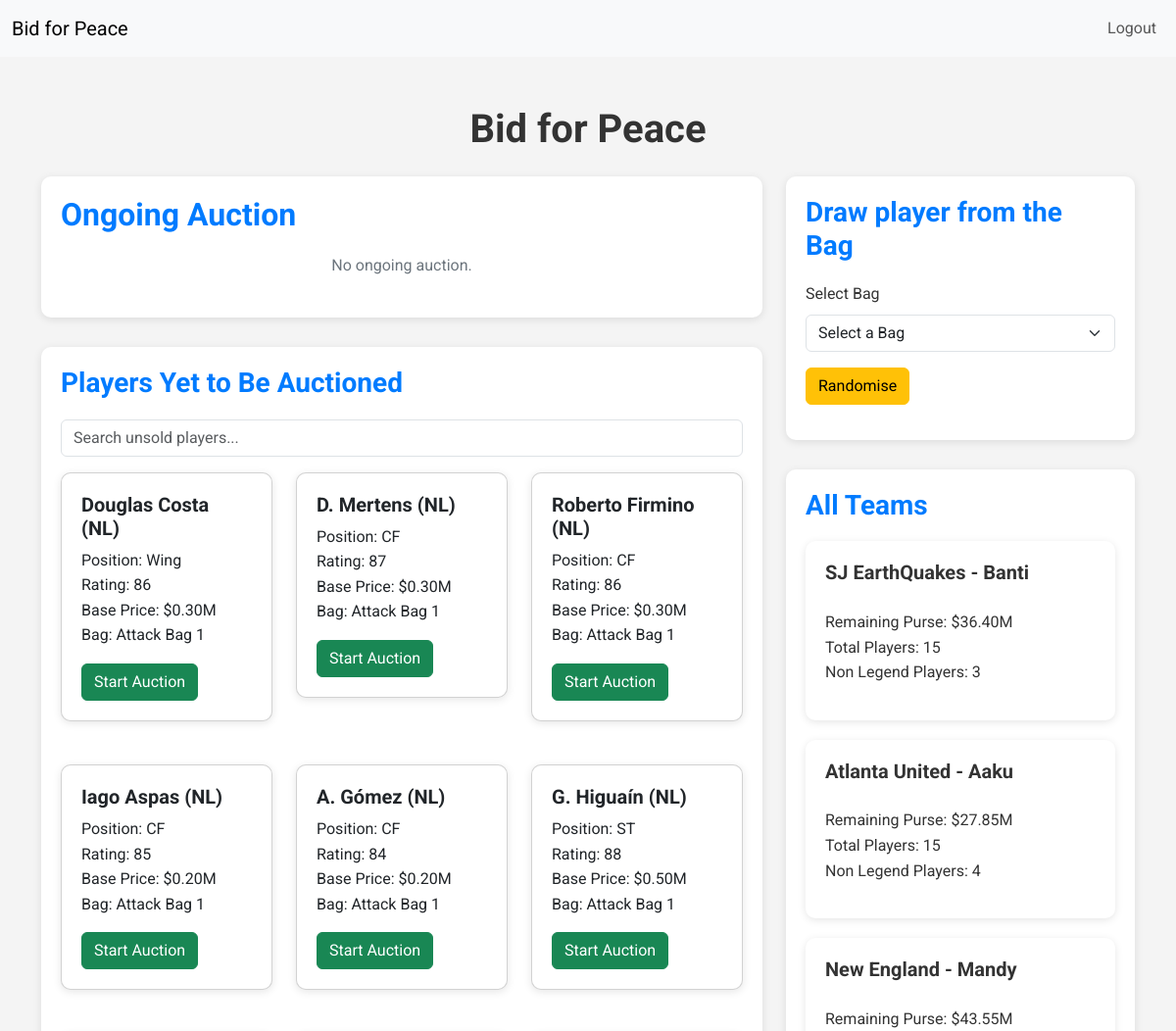
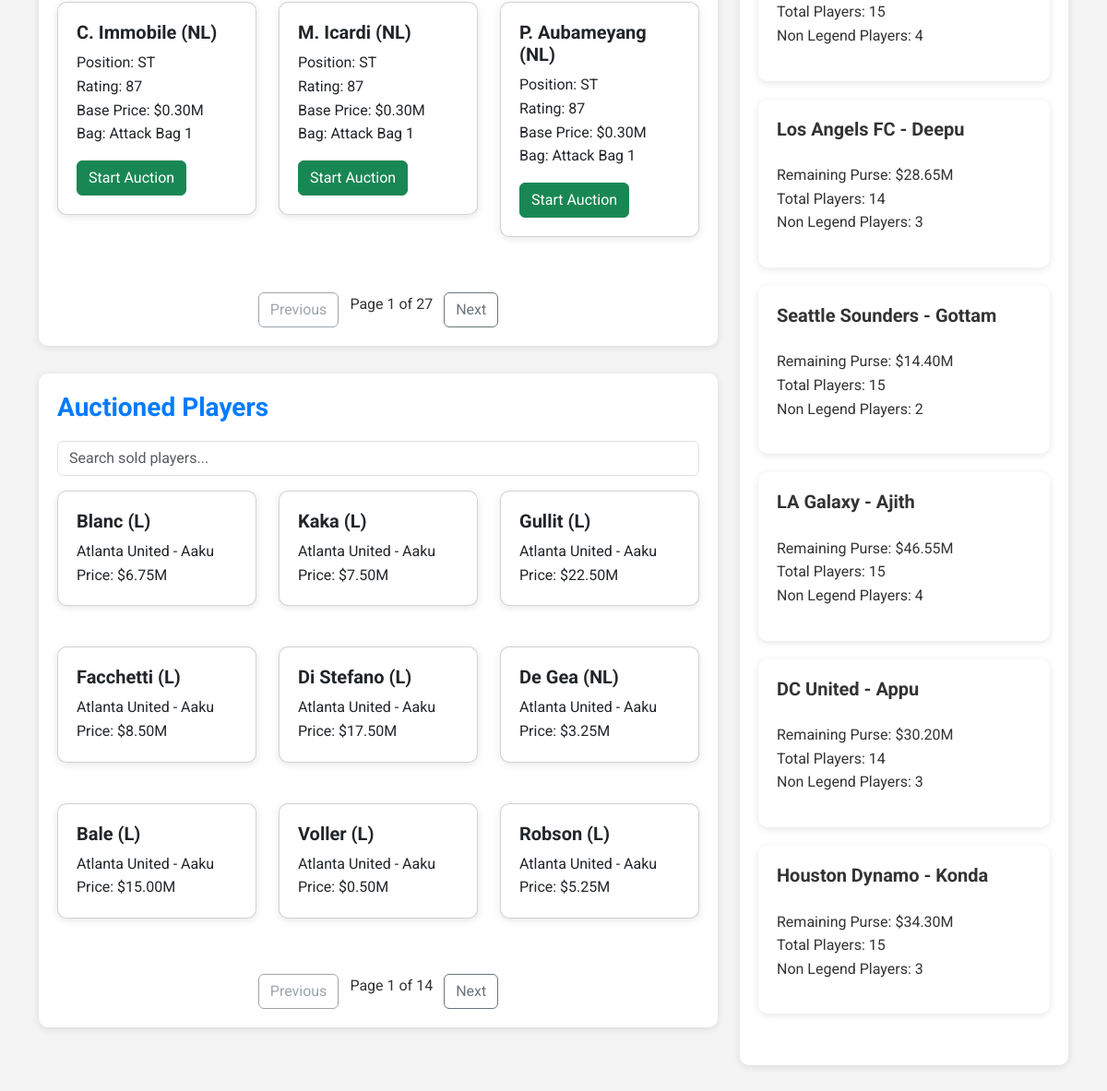
Page /admin_auction/ (signed in) on the committed database (2 pictures, top to bottom).
### auction/models.py (models this page shows, shortened)
class Player(models.Model):
    name = models.CharField(max_length=50)
    position = models.CharField(max_length=10, default="")
    rating = models.DecimalField(max_digits=4, decimal_places=0, default=0)
    bag = models.CharField(max_length=10, default="")
    legend = models.BooleanField(default=False)
    description = models.CharField(max_length=100, default="")
    base_price = models.DecimalField(max_digits=10, decimal_places=2)

### auction/views.py (the view)
# urls.py: path('admin_auction/', admin_auction_view, name='admin_auction_view'),
@login_required
def admin_auction_view(request):
    if not request.user.is_staff:
        return redirect('user_auction_view')
    all_players = Player.objects.all()
    sold_players = Sale.objects.filter(is_sold=True)
    unsold_players = all_players.exclude(id__in=sold_players.values_list('player_id', flat=True))
    ongoing_player = Sale.objects.filter(is_sold=False).first()
    teams = Team.objects.all()
    team_data = {}
    for team in teams:
        total_spent = Sale.objects.filter(team=team, is_sold=True).aggregate(Sum('price'))['price__sum'] or 0
        remaining_purse = team.purse - total_spent
        team_players = Sale.objects.filter(team=team, is_sold=True)
        total_players = team_players.count() or 0
        non_legend_players = team_players.filter(player__legend=False).count() or 0
        team_data[team.name] = {
            'remaining_purse': remaining_purse,
            'total_players': total_players,
            'non_legend_players': non_legend_players
        }
    bids = []
    if ongoing_player:
        bids = Bid.objects.filter(player=ongoing_player.player).order_by('-price')
    return render(request, 'auction/admin_auction.html', {
        'sold_players': sold_players,
        'unsold_players': unsold_players,
        'ongoing_player': ongoing_player.player if ongoing_player else None,
        'bids': bids,
        'team_data': team_data
    })

### auction/templates/auction/admin_auction.html (shortened to what this page needs)
<!DOCTYPE html>
<html lang="en">
<head>
    <link href="https://cdn.jsdelivr.net/npm/bootstrap@5.3.0/dist/css/bootstrap.min.css" rel="stylesheet">
</head>
<body>
    <nav class="navbar navbar-expand-lg navbar-light bg-light">
        <div class="container-fluid">
        <a class="navbar-brand" href="#">Bid for Peace</a>
        <div class="collapse navbar-collapse" id="navbarNav">
            <ul class="navbar-nav ms-auto">
            <li class="nav-item">
                <a class="nav-link btn btn-outline-secondary" href="{% url 'logout' %}">Logout</a>
            </li>
            </ul>
        </div>
        </div>
    </nav>
    <div class="container">
        <h1 class="text-center mb-4"><b>Bid for Peace</b></h1>
        <div class="row">
            <div class="col-md-8">
                <div class="section-card">
                    <h2 class="section-title">Ongoing Auction</h2>
                    {% if ongoing_player %}
                        <div class="d-flex align-items-center mb-4">
                            <div class="player-card card me-4" style="flex: 1;">
                                <div class="card-content">
                                    <h4 class="title is-5 has-text-weight-bold"><b>{{ ongoing_player.name }}{% if not ongoing_player.legend %} (NL){% else %} (L){% endif %}</b></h4>
                                    <p class="subtitle" style="margin-bottom: 0;">Position: {{ ongoing_player.position }}</p>
                                    <p class="has-text-weight-semibold" style="margin-bottom: 0;">Base Price: ${{ ongoing_player.base_price }}</p>
                                    <p class="has-text-weight-semibold" style="margin-bottom: 0;">Rating: {{ ongoing_player.rating }}</p>
                                    <p class="has-text-weight-semibold" style="margin-bottom: 0;">Bag: {{ ongoing_player.bag }}</p>
                                </div>
                            </div>
                            <form method="POST" action="{% url 'end_auction' ongoing_player.id %}">
                                {% csrf_token %}
                                <button type="submit" class="btn btn-danger"> End Auction </button>
                            </form>
                        </div>
                        <h4>Bid History</h4>
                        <ul class="list-group mb-3" id="bid-history">
                            {% for bid in bids %}
                                <li class="list-group-item">
                                    {{ bid.team.name }} - ${{ bid.price }}M
                                </li>
                            {% empty %}
                                <li class="list-group-item">No bids yet.</li>
                            {% endfor %}
                        </ul>
                    {% else %}
                        <p class="no-data">No ongoing auction.</p>
                    {% endif %}
                </div>
                <div class="section-card">
                    <h3 class="section-title">Players Yet to Be Auctioned</h3>
                    <input type="text" id="search-bar-unsold" class="form-control mb-3" placeholder="Search unsold players...">
                    <div class="row" id="unsold-players-list">
                        {% for player in unsold_players %}
                        <div class="col-md-4 mb-4 player-item"
                             data-player-name="{{ player.name|lower }}"
                             data-player-position="{{ player.position|lower }}"
                             data-player-bag="{{ player.bag|lower }}">
                            <div class="player-card card">
                                <div class="card-content">
                                    <h5 class="title is-5"><b>{{ player.name }}{% if not player.legend %} (NL){% else %} (L){% endif %}</b></h5>
                                    <p class="subtitle" style="margin-bottom: 0;">Position: {{ player.position }}</p>
                                    <p class="has-text-weight-semibold" style="margin-bottom: 0;">Rating: {{ player.rating }}</p>
                                    <p class="has-text-weight-semibold" style="margin-bottom: 0;">Base Price: ${{ player.base_price }}M</p>
                                    <p class="has-text-weight-semibold" style="margin-bottom: 0;">Bag: {{ player.bag }}</p>
                                    {% if not ongoing_player %}
                                    <form method="POST" action="{% url 'start_auction' player.id %}">
                                        <button type="submit" class="btn btn-success mt-3">Start Auction</button>
                                    </form>
                                    {% endif %}
                                </div>
                            </div>
                        </div>
                        {% endfor %}
                    </div>
                    <div id="unsold-pagination" class="d-flex justify-content-center mt-3"></div>
                </div>
                <div class="section-card">
                    <h3 class="section-title">Auctioned Players</h3>
                    <input type="text" id="search-bar-sold" class="form-control mb-3" placeholder="Search sold players...">
                    <div class="row" id="sold-players-list">
                        {% for sale in sold_players %}
                        <div class="col-md-4 mb-4 sold-player-item"
                             data-player-name="{{ sale.player.name|lower }}"
                             data-team-name="{{ sale.team.name|lower|default:'unsold' }}">
                            <div class="player-card card">
                                <div class="card-content">
                                    <h5 class="title is-5"><b>{{ sale.player.name }}{% if not sale.player.legend %} (NL){% else %} (L){% endif %}</b></h5>
                                    <p class="has-text-weight-semibold" style="margin-bottom: 0;">{{ sale.team.name|default:"Unsold" }}</p>
                                    <p class="has-text-weight-semibold" style="margin-bottom: 0;">Price: ${{ sale.price }}M</p>
                                </div>
                            </div>
                        </div>
                        {% endfor %}
                    </div>
                    <div id="sold-pagination" class="d-flex justify-content-center mt-3"></div>
                </div>
            </div>
            <div class="col-md-4">
                <div class="section-card">
                    <h3 class="section-title">Draw player from the Bag</h3>
                    <div class="mb-3">
                        <label for="bag-select" class="form-label">Select Bag</label>
                        <select id="bag-select" class="form-select">
                            <option value="" disabled selected>Select a Bag</option>
                        </select>
                    </div>
                    <button type="button" class="btn btn-warning" id="randomise-btn">Randomise</button>
                </div>
                <div class="section-card">
                    <h3 class="section-title">All Teams</h3>
                    <div class="row">
                            <div class="col-12 mb-3">
                                {% for team_name, data in team_data.items %}
                                <div class="player-card">
                                    <h5 class="card-title"><b>{{ team_name }}</b></h5>
                                    <br>
                                    <p>Remaining Purse: ${{ data.remaining_purse|floatformat:2 }}M <br> Total Players: {{ data.total_players }} <br> Non Legend Players: {{ data.non_legend_players }}</p>
                                </div>
                                {% empty %}
                                    <p class="no-data">No teams available.</p>
                                {% endfor %}
                            </div>
                    </div>
                </div>
            </div>
        </div>
    </div>
</body>
</html>

### auction/templates/auction/admin_auction.html (style rules this page uses)
body { font-family: 'Roboto', sans-serif; background-color: #f4f4f4; color: #333; line-height: 1.6; }
.container { margin-top: 50px; }
.section-card { background-color: #fff; border-radius: 10px; box-shadow: 0 2px 8px rgba(0, 0, 0, 0.1); padding: 20px; margin-bottom: 30px; }
.player-card { background-color: #fff; border-radius: 10px; box-shadow: 0 2px 8px rgba(0, 0, 0, 0.1); transition: transform 0.2s; padding: 20px; margin-bottom: 20px; }
.section-title { margin-bottom: 20px; font-weight: 700; color: #007bff; }
.no-data { text-align: center; color: #6c757d; margin: 20px 0; }

### rows in the picture
Player: name "Douglas Costa", legend "(NL)", position "Wing", rating "86", base_price "0.30", bag "Attack Bag 1"
Player: name "D. Mertens", legend "(NL)", position "CF", rating "87", base_price "0.30", bag "Attack Bag 1"
Player: name "Roberto Firmino", legend "(NL)", position "CF", rating "86", base_price "0.30", bag "Attack Bag 1"
Player: name "Iago Aspas", legend "(NL)", position "CF", rating "85", base_price "0.20", bag "Attack Bag 1"
Player: name "A. Gómez", legend "(NL)", position "CF", rating "84", base_price "0.20", bag "Attack Bag 1"
Player: name "G. Higuaín", legend "(NL)", position "ST", rating "88", base_price "0.50", bag "Attack Bag 1"
Player: name "C. Immobile", legend "(NL)", position "ST", rating "87", base_price "0.30", bag "Attack Bag 1"
Player: name "M. Icardi", legend "(NL)", position "ST", rating "87", base_price "0.30", bag "Attack Bag 1"
Player: name "P. Aubameyang", legend "(NL)", position "ST", rating "87", base_price "0.30", bag "Attack Bag 1"
